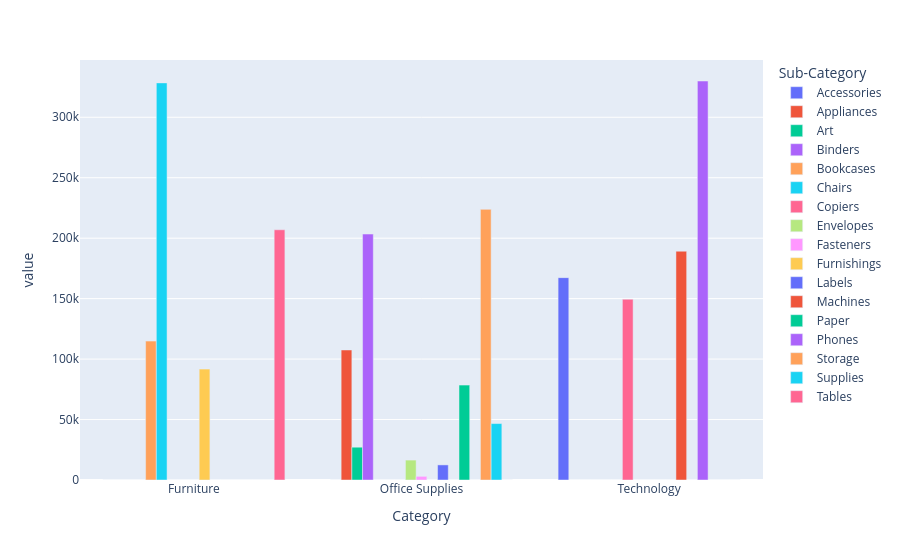

Notebook code cell kept with this figure:
### Code cell
pivot_reset = pivot.reset_index().melt(id_vars='Category')

fig = px.bar(
    pivot_reset,
    x='Category',
    y='value',
    color='Sub-Category',
    barmode='group'
)

fig.show()

### Figure 1 — Plotly figure (JSON) as saved in the notebook; plotly's stock layout.template omitted (floating-point values rounded to 4 significant figures)
{"data": [{"alignmentgroup": "True", "hovertemplate": "Sub-Category=Accessories<br>Category=%{x}<br>value=%{y}<extra></extra>", "legendgroup": "Accessories", "marker": {"color": "#636efa", "pattern": {"shape": ""}}, "name": "Accessories", "offsetgroup": "Accessories", "orientation": "v", "showlegend": true, "textposition": "auto", "type": "bar", "x": ["Furniture", "Office Supplies", "Technology"], "xaxis": "x", "y": [0, 0, 167400.0], "yaxis": "y"}, {"alignmentgroup": "True", "hovertemplate": "Sub-Category=Appliances<br>Category=%{x}<br>value=%{y}<extra></extra>", "legendgroup": "Appliances", "marker": {"color": "#EF553B", "pattern": {"shape": ""}}, "name": "Appliances", "offsetgroup": "Appliances", "orientation": "v", "showlegend": true, "textposition": "auto", "type": "bar", "x": ["Furniture", "Office Supplies", "Technology"], "xaxis": "x", "y": [0, 107500.0, 0], "yaxis": "y"}, {"alignmentgroup": "True", "hovertemplate": "Sub-Category=Art<br>Category=%{x}<br>value=%{y}<extra></extra>", "legendgroup": "Art", "marker": {"color": "#00cc96", "pattern": {"shape": ""}}, "name": "Art", "offsetgroup": "Art", "orientation": "v", "showlegend": true, "textposition": "auto", "type": "bar", "x": ["Furniture", "Office Supplies", "Technology"], "xaxis": "x", "y": [0, 27120.0, 0], "yaxis": "y"}, {"alignmentgroup": "True", "hovertemplate": "Sub-Category=Binders<br>Category=%{x}<br>value=%{y}<extra></extra>", "legendgroup": "Binders", "marker": {"color": "#ab63fa", "pattern": {"shape": ""}}, "name": "Binders", "offsetgroup": "Binders", "orientation": "v", "showlegend": true, "textposition": "auto", "type": "bar", "x": ["Furniture", "Office Supplies", "Technology"], "xaxis": "x", "y": [0, 203400.0, 0], "yaxis": "y"}, {"alignmentgroup": "True", "hovertemplate": "Sub-Category=Bookcases<br>Category=%{x}<br>value=%{y}<extra></extra>", "legendgroup": "Bookcases", "marker": {"color": "#FFA15A", "pattern": {"shape": ""}}, "name": "Bookcases", "offsetgroup": "Bookcases", "orientation": "v", "showlegend": true, "textposition": "auto", "type": "bar", "x": ["Furniture", "Office Supplies", "Technology"], "xaxis": "x", "y": [114900.0, 0, 0], "yaxis": "y"}, {"alignmentgroup": "True", "hovertemplate": "Sub-Category=Chairs<br>Category=%{x}<br>value=%{y}<extra></extra>", "legendgroup": "Chairs", "marker": {"color": "#19d3f3", "pattern": {"shape": ""}}, "name": "Chairs", "offsetgroup": "Chairs", "orientation": "v", "showlegend": true, "textposition": "auto", "type": "bar", "x": ["Furniture", "Office Supplies", "Technology"], "xaxis": "x", "y": [328400.0, 0, 0], "yaxis": "y"}, {"alignmentgroup": "True", "hovertemplate": "Sub-Category=Copiers<br>Category=%{x}<br>value=%{y}<extra></extra>", "legendgroup": "Copiers", "marker": {"color": "#FF6692", "pattern": {"shape": ""}}, "name": "Copiers", "offsetgroup": "Copiers", "orientation": "v", "showlegend": true, "textposition": "auto", "type": "bar", "x": ["Furniture", "Office Supplies", "Technology"], "xaxis": "x", "y": [0, 0, 149500.0], "yaxis": "y"}, {"alignmentgroup": "True", "hovertemplate": "Sub-Category=Envelopes<br>Category=%{x}<br>value=%{y}<extra></extra>", "legendgroup": "Envelopes", "marker": {"color": "#B6E880", "pattern": {"shape": ""}}, "name": "Envelopes", "offsetgroup": "Envelopes", "orientation": "v", "showlegend": true, "textposition": "auto", "type": "bar", "x": ["Furniture", "Office Supplies", "Technology"], "xaxis": "x", "y": [0, 16480.0, 0], "yaxis": "y"}, {"alignmentgroup": "True", "hovertemplate": "Sub-Category=Fasteners<br>Category=%{x}<br>value=%{y}<extra></extra>", "legendgroup": "Fasteners", "marker": {"color": "#FF97FF", "pattern": {"shape": ""}}, "name": "Fasteners", "offsetgroup": "Fasteners", "orientation": "v", "showlegend": true, "textposition": "auto", "type": "bar", "x": ["Furniture", "Office Supplies", "Technology"], "xaxis": "x", "y": [0, 3024.0, 0], "yaxis": "y"}, {"alignmentgroup": "True", "hovertemplate": "Sub-Category=Furnishings<br>Category=%{x}<br>value=%{y}<extra></extra>", "legendgroup": "Furnishings", "marker": {"color": "#FECB52", "pattern": {"shape": ""}}, "name": "Furnishings", "offsetgroup": "Furnishings", "orientation": "v", "showlegend": true, "textposition": "auto", "type": "bar", "x": ["Furniture", "Office Supplies", "Technology"], "xaxis": "x", "y": [91710.0, 0, 0], "yaxis": "y"}, {"alignmentgroup": "True", "hovertemplate": "Sub-Category=Labels<br>Category=%{x}<br>value=%{y}<extra></extra>", "legendgroup": "Labels", "marker": {"color": "#636efa", "pattern": {"shape": ""}}, "name": "Labels", "offsetgroup": "Labels", "orientation": "v", "showlegend": true, "textposition": "auto", "type": "bar", "x": ["Furniture", "Office Supplies", "Technology"], "xaxis": "x", "y": [0, 12490.0, 0], "yaxis": "y"}, {"alignmentgroup": "True", "hovertemplate": "Sub-Category=Machines<br>Category=%{x}<br>value=%{y}<extra></extra>", "legendgroup": "Machines", "marker": {"color": "#EF553B", "pattern": {"shape": ""}}, "name": "Machines", "offsetgroup": "Machines", "orientation": "v", "showlegend": true, "textposition": "auto", "type": "bar", "x": ["Furniture", "Office Supplies", "Technology"], "xaxis": "x", "y": [0, 0, 189200.0], "yaxis": "y"}, {"alignmentgroup": "True", "hovertemplate": "Sub-Category=Paper<br>Category=%{x}<br>value=%{y}<extra></extra>", "legendgroup": "Paper", "marker": {"color": "#00cc96", "pattern": {"shape": ""}}, "name": "Paper", "offsetgroup": "Paper", "orientation": "v", "showlegend": true, "textposition": "auto", "type": "bar", "x": ["Furniture", "Office Supplies", "Technology"], "xaxis": "x", "y": [0, 78480.0, 0], "yaxis": "y"}, {"alignmentgroup": "True", "hovertemplate": "Sub-Category=Phones<br>Category=%{x}<br>value=%{y}<extra></extra>", "legendgroup": "Phones", "marker": {"color": "#ab63fa", "pattern": {"shape": ""}}, "name": "Phones", "offsetgroup": "Phones", "orientation": "v", "showlegend": true, "textposition": "auto", "type": "bar", "x": ["Furniture", "Office Supplies", "Technology"], "xaxis": "x", "y": [0, 0, 330000.0], "yaxis": "y"}, {"alignmentgroup": "True", "hovertemplate": "Sub-Category=Storage<br>Category=%{x}<br>value=%{y}<extra></extra>", "legendgroup": "Storage", "marker": {"color": "#FFA15A", "pattern": {"shape": ""}}, "name": "Storage", "offsetgroup": "Storage", "orientation": "v", "showlegend": true, "textposition": "auto", "type": "bar", "x": ["Furniture", "Office Supplies", "Technology"], "xaxis": "x", "y": [0, 223800.0, 0], "yaxis": "y"}, {"alignmentgroup": "True", "hovertemplate": "Sub-Category=Supplies<br>Category=%{x}<br>value=%{y}<extra></extra>", "legendgroup": "Supplies", "marker": {"color": "#19d3f3", "pattern": {"shape": ""}}, "name": "Supplies", "offsetgroup": "Supplies", "orientation": "v", "showlegend": true, "textposition": "auto", "type": "bar", "x": ["Furniture", "Office Supplies", "Technology"], "xaxis": "x", "y": [0, 46670.0, 0], "yaxis": "y"}, {"alignmentgroup": "True", "hovertemplate": "Sub-Category=Tables<br>Category=%{x}<br>value=%{y}<extra></extra>", "legendgroup": "Tables", "marker": {"color": "#FF6692", "pattern": {"shape": ""}}, "name": "Tables", "offsetgroup": "Tables", "orientation": "v", "showlegend": true, "textposition": "auto", "type": "bar", "x": ["Furniture", "Office Supplies", "Technology"], "xaxis": "x", "y": [207000.0, 0, 0], "yaxis": "y"}], "layout": {"barmode": "group", "legend": {"title": {"text": "Sub-Category"}, "tracegroupgap": 0}, "margin": {"t": 60}, "xaxis": {"anchor": "y", "domain": [0, 1], "title": {"text": "Category"}}, "yaxis": {"anchor": "x", "domain": [0, 1], "title": {"text": "value"}}}}
